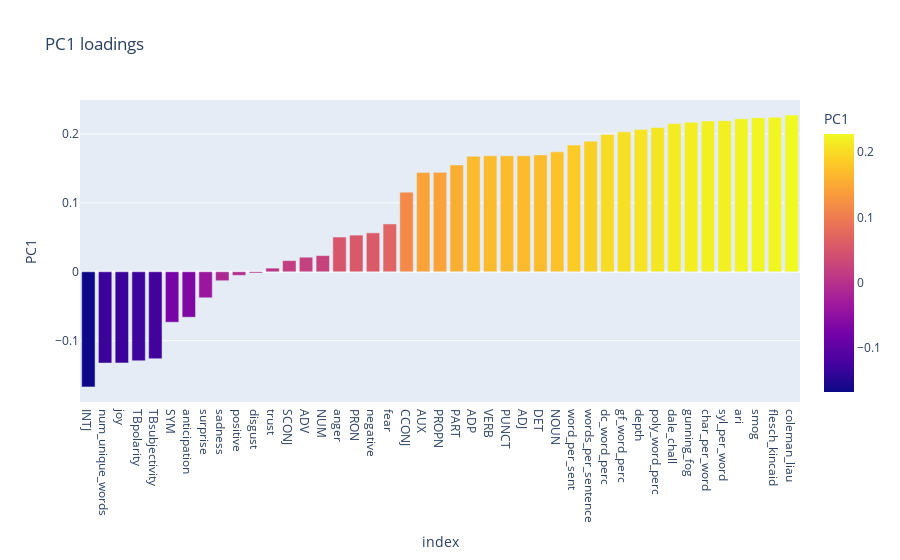

This figure's notebook cell:
### Code cell
fig = px.bar(loadings, 
             x=loadings.index, 
             y='PC1', 
             color='PC1', 
             title = 'PC1 loadings')
fig.show()

### Figure 1 — Plotly figure (JSON) as saved in the notebook; plotly's stock layout.template omitted (floating-point values rounded to 4 significant figures)
{"data": [{"alignmentgroup": "True", "hovertemplate": "index=%{x}<br>PC1=%{marker.color}<extra></extra>", "legendgroup": "", "marker": {"color": [-0.167, -0.1324, -0.1323, -0.1291, -0.1261, -0.07316, -0.06594, -0.0377, -0.01297, -0.005148, -0.001795, 0.005319, 0.0162, 0.02117, 0.02349, 0.05043, 0.05323, 0.05649, 0.06941, 0.1155, 0.144, 0.1442, 0.155, 0.1677, 0.1682, 0.1683, 0.1684, 0.1696, 0.174, 0.1839, 0.1896, 0.1993, 0.203, 0.2065, 0.2094, 0.215, 0.217, 0.2189, 0.2191, 0.222, 0.2235, 0.2241, 0.2273], "coloraxis": "coloraxis", "pattern": {"shape": ""}}, "name": "", "offsetgroup": "", "orientation": "v", "showlegend": false, "textposition": "auto", "type": "bar", "x": ["INTJ", "num_unique_words", "joy", "TBpolarity", "TBsubjectivity", "SYM", "anticipation", "surprise", "sadness", "positive", "disgust", "trust", "SCONJ", "ADV", "NUM", "anger", "PRON", "negative", "fear", "CCONJ", "AUX", "PROPN", "PART", "ADP", "VERB", "PUNCT", "ADJ", "DET", "NOUN", "word_per_sent", "words_per_sentence", "dc_word_perc", "gf_word_perc", "depth", "poly_word_perc", "dale_chall", "gunning_fog", "char_per_word", "syl_per_word", "ari", "smog", "flesch_kincaid", "coleman_liau"], "xaxis": "x", "y": [-0.167, -0.1324, -0.1323, -0.1291, -0.1261, -0.07316, -0.06594, -0.0377, -0.01297, -0.005148, -0.001795, 0.005319, 0.0162, 0.02117, 0.02349, 0.05043, 0.05323, 0.05649, 0.06941, 0.1155, 0.144, 0.1442, 0.155, 0.1677, 0.1682, 0.1683, 0.1684, 0.1696, 0.174, 0.1839, 0.1896, 0.1993, 0.203, 0.2065, 0.2094, 0.215, 0.217, 0.2189, 0.2191, 0.222, 0.2235, 0.2241, 0.2273], "yaxis": "y"}], "layout": {"barmode": "relative", "coloraxis": {"colorbar": {"title": {"text": "PC1"}}, "colorscale": [[0, "#0d0887"], [0.1111, "#46039f"], [0.2222, "#7201a8"], [0.3333, "#9c179e"], [0.4444, "#bd3786"], [0.5556, "#d8576b"], [0.6667, "#ed7953"], [0.7778, "#fb9f3a"], [0.8889, "#fdca26"], [1, "#f0f921"]]}, "legend": {"tracegroupgap": 0}, "title": {"text": "PC1 loadings"}, "xaxis": {"anchor": "y", "domain": [0, 1], "title": {"text": "index"}}, "yaxis": {"anchor": "x", "domain": [0, 1], "title": {"text": "PC1"}}}}
